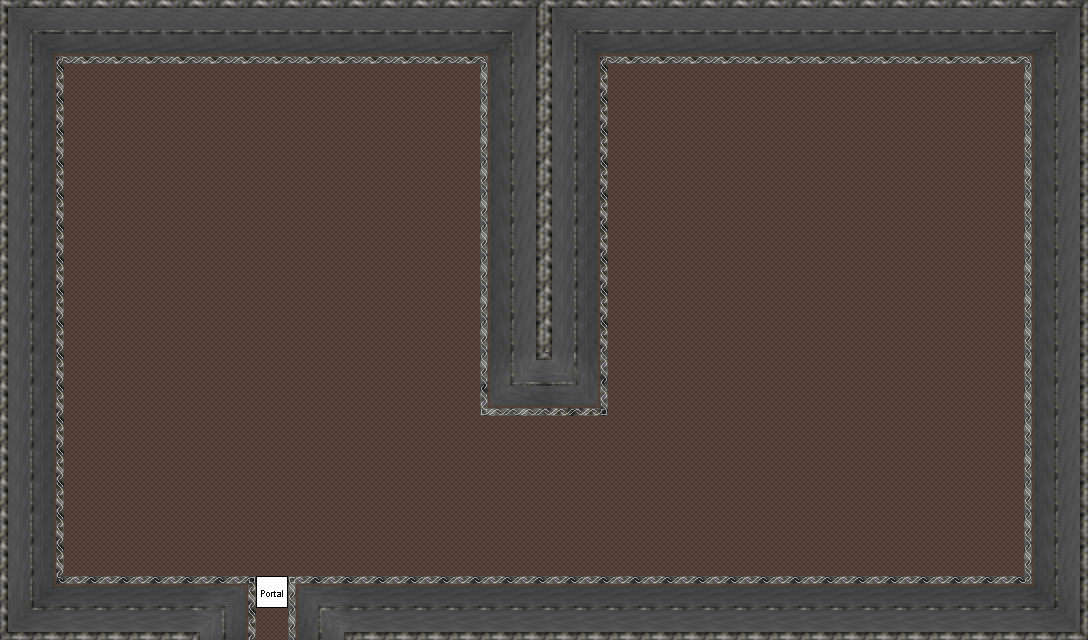

This game map was drawn from its Tiled (.tmx) file and the tilesets committed beside it. A one-line description and the trimmed map source follow:
An orthogonal 34x20 tile map with 32x32 px tiles, 6 tile layers (0_floor, 1_terrain, 2_object, 3_roof, ...), 2 hidden layers not drawn, 4 tilesets.

<map version="1.2" tiledversion="1.3.0" orientation="orthogonal" renderorder="right-down" compressionlevel="0" width="34" height="20" tilewidth="32" tileheight="32" infinite="0" nextlayerid="9" nextobjectid="1">
 <editorsettings>
  <export target="home_8.tmx" format="tmx" />
 </editorsettings>
 <tileset firstgid="1" name="logic/collision" tilewidth="32" tileheight="32" tilecount="1" columns="1">
  <image source="../../tileset/logic/collision.png" width="32" height="32" />
 </tileset>
 <tileset firstgid="2" name="int_grey" tilewidth="32" tileheight="32" tilecount="121" columns="11">
  <image source="../../tileset/building/wall/int_grey.png" width="352" height="352" />
 </tileset>
 <tileset firstgid="123" name="floor_tiles" tilewidth="32" tileheight="32" tilecount="9" columns="3">
  <image source="../../tileset/ground/indoor/floor_tiles.png" width="96" height="96" />
 </tileset>
 <tileset firstgid="132" name="logic/portal" tilewidth="32" tileheight="32" tilecount="24" columns="8">
  <image source="../../tileset/logic/portal.png" width="256" height="96" />
 </tileset>
 <layer id="1" name="0_floor" width="34" height="20">
  <data>[680 cells, 680 non-empty, 1 distinct tile ids]</data>
 </layer>
 <layer id="2" name="1_terrain" width="34" height="20">
  <data>[680 cells, 242 non-empty, 34 distinct tile ids]</data>
 </layer>
 <layer id="3" name="2_object" width="34" height="20">
  <data>[680 cells, 0 non-empty, 0 distinct tile ids]</data>
 </layer>
 <layer id="4" name="3_roof" width="34" height="20">
  <data>[680 cells, 0 non-empty, 0 distinct tile ids]</data>
 </layer>
 <layer id="5" name="4_roof_add" width="34" height="20">
  <data>[680 cells, 0 non-empty, 0 distinct tile ids]</data>
 </layer>
 <layer id="6" name="objects" width="34" height="20">
  <data>[680 cells, 1 non-empty, 1 distinct tile ids]</data>
 </layer>
 <layer id="7" name="collision" width="34" height="20" visible="0" opacity="0.24">
  <data>[680 cells, 243 non-empty, 1 distinct tile ids]</data>
 </layer>
 <layer id="8" name="protection" width="34" height="20" visible="0" opacity="0.2">
  <data>[680 cells, 0 non-empty, 0 distinct tile ids]</data>
 </layer>
</map>
